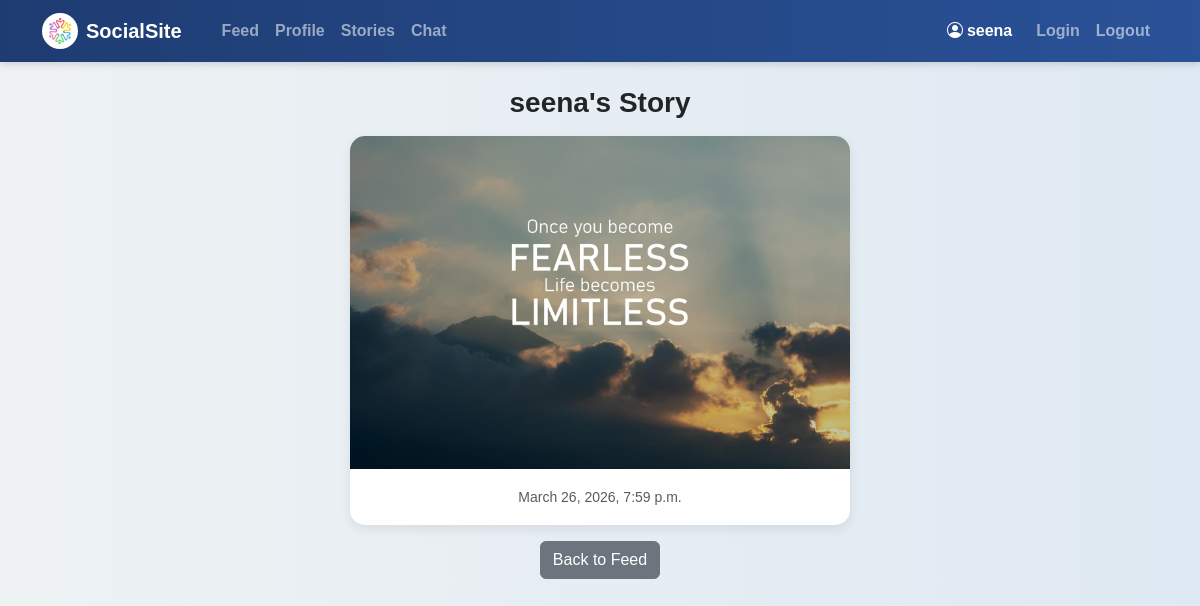
The page /stories/1/ (signed in) on the database its author committed.
### posts/models.py (models this page shows, shortened)
class Story(models.Model):
    user = models.ForeignKey(User, on_delete=models.CASCADE)
    image = models.ImageField(upload_to='stories/')
    created_at = models.DateTimeField(auto_now_add=True)

### social/views.py (the view)
# urls.py: path("stories/<int:story_id>/", views.story_viewer_page, name="story_viewer"),
@login_required(login_url='login')
def story_viewer_page(request, story_id):
    story = Story.objects.get(id=story_id)
    return render(request, "social/story_viewer.html", {'story': story})

### templates/social/story_viewer.html
{% extends "base.html" %}
{% block content %}
<div class="container mt-4 text-center">
    <h3>{{ story.user.username }}'s Story</h3>
    <div class="card mx-auto mt-3" style="max-width:500px;">
        <img src="{{ story.image.url }}" class="img-fluid" alt="Story Image">
        <div class="card-body">
            <small class="text-muted">{{ story.created_at }}</small>
        </div>
    </div>
    <a href="{% url 'feed' %}" class="btn btn-secondary mt-3">Back to Feed</a>
</div>
{% endblock %}

### templates/base.html (shortened to what this page needs)
{% load static %}
<!DOCTYPE html>
<html>
<head>
    <link href="https://cdn.jsdelivr.net/npm/bootstrap@5.3.3/dist/css/bootstrap.min.css" rel="stylesheet">
    <link rel="stylesheet" href="https://cdn.jsdelivr.net/npm/bootstrap-icons@1.11.3/font/bootstrap-icons.css">
    <link rel="stylesheet" href="{% static 'css/style.css' %}">
</head>
<body>
<nav class="navbar navbar-expand-lg navbar-dark" style="background: linear-gradient(to right, #1e3c72, #2a5298); box-shadow: 0 2px 8px rgba(0,0,0,0.15);">
  <div class="container">
    <a class="navbar-brand d-flex align-items-center fw-bold" href="{% url 'feed' %}">
      <img src="{% static 'img/logo.jpg' %}" width="36" height="36" class="me-2 rounded-circle">
      SocialSite
    </a>
    <div class="collapse navbar-collapse" id="mainNavbar">
      <ul class="navbar-nav me-auto ms-3">
        <li class="nav-item">
          <a class="nav-link fw-semibold" href="{% url 'feed' %}">Feed</a>
        </li>
        <li class="nav-item">
          <a class="nav-link fw-semibold" href="{% url 'profile' %}">Profile</a>
        </li>
        <li class="nav-item">
         <a class="nav-link fw-semibold" href="{% url 'stories_page' %}">Stories</a>
        </li>
        <li class="nav-item">
          <a class="nav-link fw-semibold" href="{% url 'chat_list' %}">Chat</a>
        </li>
      </ul>
      <span class="navbar-text text-white fw-semibold me-3">
        <i class="bi bi-person-circle me-1"></i>{{ request.user.username }}
      </span>
      <ul class="navbar-nav">
        <li class="nav-item">
          <a class="nav-link fw-semibold" href="/accounts/login/">Login</a>
        </li>
        <li class="nav-item">
          <a class="nav-link fw-semibold" href="/accounts/logout/">Logout</a>
        </li>
      </ul>
    </div>
  </div>
</nav>
<div class="container mt-4">
    {% block content %}
    {% endblock %}
</div>
</body>
</html>

### static/css/style.css (style rules this page uses)
.card { border: none; border-radius: 15px; box-shadow: 0 4px 12px rgba(0, 0, 0, 0.08); overflow: hidden; }
.card img { transition: transform 0.3s; }
body { background: linear-gradient(to right, #eef2f3, #dfe9f3); font-family: Arial, sans-serif; }
h2, h3, h4, h5 { font-weight: 700; }

### rows shown on the page
Story: user.username "seena", image (picture), created_at "March 26, 2026, 7:59 p.m."

### other values the page prints
{{ request.user.username }} "seena"
